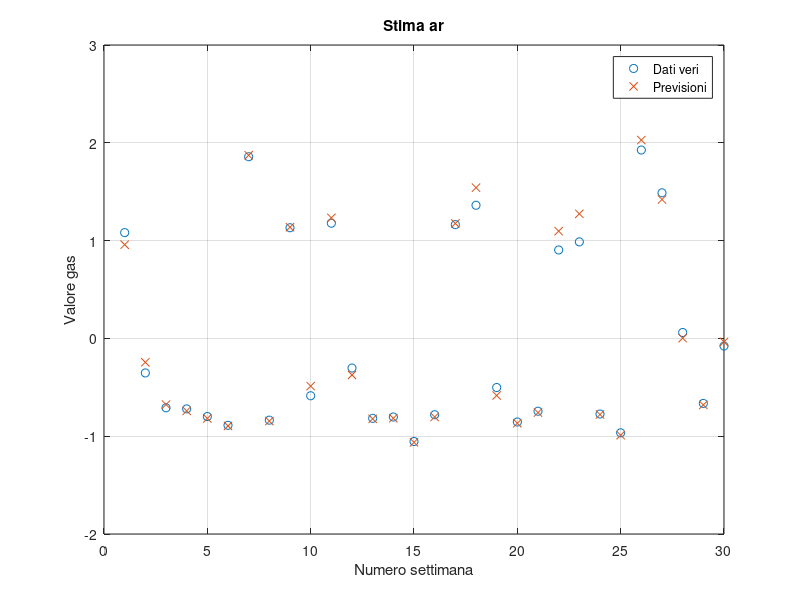
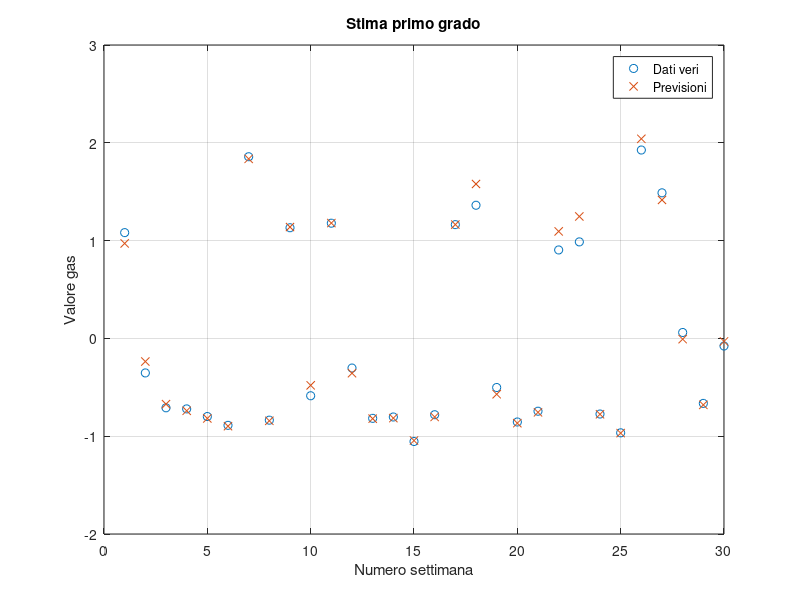
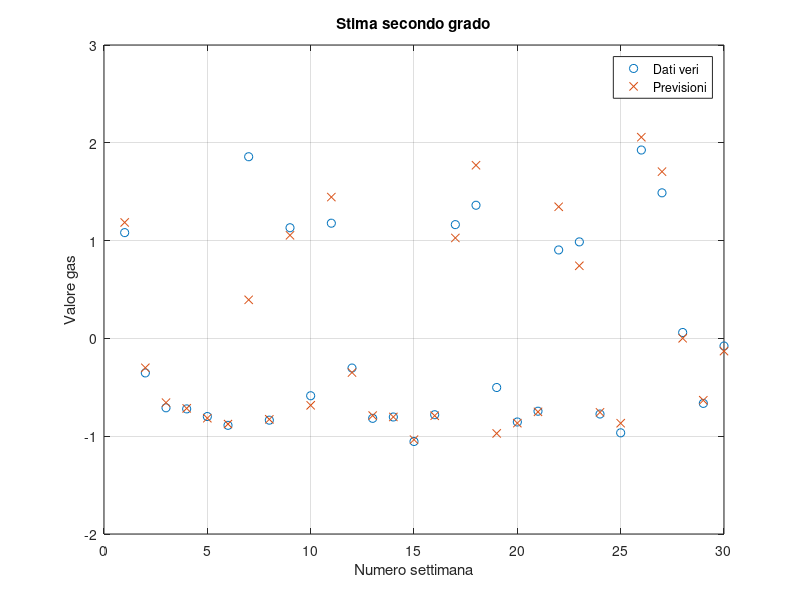
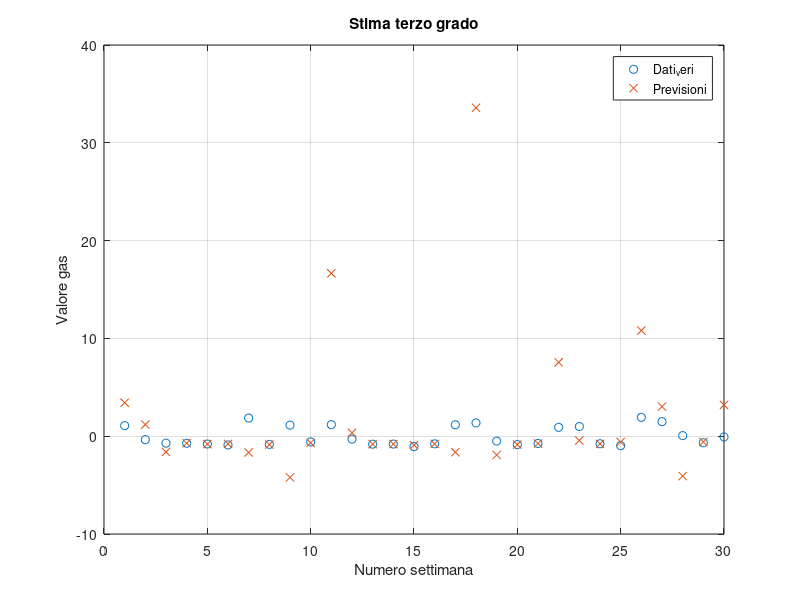

MATLAB code to generate these figures, in order:
clc 
clear
close all 

load outputIdentificazione.mat
load deviazione.mat
load media.mat
load inputIdentificazione.mat

load outputValidazione.mat
load inputValidazione.mat
%%
[row_identificazione, column_identificazione] = size(inputIdentificazione);
[row_validazione, column_validazione] = size(outputValidazione);

numeroSettimaneDellaPhi = row_identificazione;
numeroVariabili = 7; % ovvero 7 giorni

%% blocco da 1
gradoDesiderato = 2;
phi_blocchiDaUno_2grado = ones(numeroSettimaneDellaPhi, numeroVariabili * gradoDesiderato);
phi_linear = [ones(row_identificazione, 1), inputIdentificazione];

k = 1;
for i= 1 : gradoDesiderato % la i serve a fare le potenze
    for j= 1 : numeroVariabili % mi aiuta a tener conto delle posizioni
        vect = phi_linear(:, j+1); % il +1 esclude il primo vettore di soli uni
        phi_blocchiDaUno_2grado(:, k) = vect.^i;
        k = k + 1;
    end
end

%% blocco da 2 pari

phi_bloccoDaDuePrimo_2grado = ones(numeroSettimaneDellaPhi,1); % giusto per ricordarmi che sono tot settimane
vect = 0;
k = 1;
for i= 1 : numeroVariabili
    for j= i+1 : numeroVariabili
        for z= 2: gradoDesiderato 
            if(mod(z, 2) == 0)
                vect = (phi_linear(:, i+1).^(z/2)).* phi_linear(:, j+1).^(z/2); 
                phi_bloccoDaDuePrimo_2grado(:, k) = vect;
                k = k+1;
            end
        end
    end
end

%% blocco da 1 
gradoDesiderato = 3;

phi_blocchiDaUno_3grado = ones(numeroSettimaneDellaPhi, numeroVariabili * gradoDesiderato);

numeroVariabili = 7; % ovvero 7 variabili

k = 1;
for i= 1 : gradoDesiderato % la i serve a fare le potenze
    for j= 1 : numeroVariabili % mi aiuta a tener conto delle posizioni
        vect = phi_linear(:, j+1); % il +1 esclude il primo vettore di soli uni
        phi_blocchiDaUno_3grado(:, k) = vect.^i;
        k = k + 1;
    end
end

%% blocco da 2 pari

phi_bloccoDaDuePrimo_3grado = ones(numeroSettimaneDellaPhi,1); % giusto per ricordarmi che sono tot settimane
vect = 0;
k = 1;
for i= 1 : numeroVariabili
    for j= i+1 : numeroVariabili
        for z= 2: gradoDesiderato 
            if(mod(z, 2) == 0)
                vect = (phi_linear(:, i+1).^(z/2)).* phi_linear(:, j+1).^(z/2); 
                phi_bloccoDaDuePrimo_3grado(:, k) = vect;
                k = k+1;
            end
        end
    end
end

%% blocco da 2 dispari

phi_bloccoDaDueSecondo_3grado = ones(numeroSettimaneDellaPhi, 1);
c = 1;
for a= 1 : numeroVariabili
    for b= 1 : numeroVariabili
        if(a ~= b)
           for k= 1 : gradoDesiderato % da controllare con un if
                for j= k+1 : gradoDesiderato
                    %disp(j)
                    if(k+j <= gradoDesiderato)
                        vect = (phi_linear(:, a).^j).* phi_linear(:, b).^ k;
                        phi_bloccoDaDueSecondo_3grado(:, c) = vect;
                        c = c + 1;
                    end
                end
           end
        end
    end
end

phi_bloccoDaDue_3grado = [phi_bloccoDaDuePrimo_3grado, phi_bloccoDaDueSecondo_3grado];

%% blocco da 3

phi_bloccoDaTrePrimo_3grado = ones(numeroSettimaneDellaPhi,1); % giusto per ricordarmi che sono tot settimane
vect = 0;
k = 1;
for a= 1 : numeroVariabili
    for b= a+1 : numeroVariabili
        for c= b+1 : numeroVariabili
           
            for z= 3: gradoDesiderato 
                if(mod(z, 3) == 0)
                    vect = (phi_linear(:, a+1).^(z/3)).* (phi_linear(:, b+1).^(z/3)).* phi_linear(:, c+1).^(z/3); 
                    phi_bloccoDaTrePrimo_3grado(:, k) = vect;
                    k = k+1;
                end
            end
            
        end
    end
end

%% blocco da 1 validazione
gradoDesiderato = 2;
phi_blocchiDaUno_2grado_val = ones(row_validazione, numeroVariabili * gradoDesiderato);

numeroVariabili = 7; % ovvero 7 variabili
phi_linear = [ones(row_validazione, 1), inputValidazione];

k = 1;
for i= 1 : gradoDesiderato % la i serve a fare le potenze
    for j= 1 : numeroVariabili % mi aiuta a tener conto delle posizioni
        vect = phi_linear(:, j+1); % il +1 esclude il primo vettore di soli uni
        phi_blocchiDaUno_2grado_val(:, k) = vect.^i;
        k = k + 1;
    end
end

%% blocco da 2 pari validazione

phi_bloccoDaDuePrimo_2grado_val = ones(row_validazione,1); % giusto per ricordarmi che sono tot settimane
vect = 0;
k = 1;
for i= 1 : numeroVariabili
    for j= i+1 : numeroVariabili
        for z= 2: gradoDesiderato 
            if(mod(z, 2) == 0)
                vect = (phi_linear(:, i+1).^(z/2)).* phi_linear(:, j+1).^(z/2); 
                phi_bloccoDaDuePrimo_2grado_val(:, k) = vect;
                k = k+1;
            end
        end
    end
end

%% blocco da 1 validazione
gradoDesiderato = 3;

numeroVariabili = 7; % ovvero 7 variabili
phi_linear = [ones(row_validazione, 1), inputValidazione];
phi_blocchiDaUno_3grado_val = ones(row_validazione, numeroVariabili * gradoDesiderato);

k = 1;
for i= 1 : gradoDesiderato % la i serve a fare le potenze
    for j= 1 : numeroVariabili % mi aiuta a tener conto delle posizioni
        vect = phi_linear(:, j+1); % il +1 esclude il primo vettore di soli uni
        phi_blocchiDaUno_3grado_val(:, k) = vect.^i;
        k = k + 1;
    end
end

%% blocco da 2 pari validazione

phi_bloccoDaDuePrimo_3grado_val = ones(row_validazione,1); % giusto per ricordarmi che sono tot settimane
vect = 0;
k = 1;
for i= 1 : numeroVariabili
    for j= i+1 : numeroVariabili
        for z= 2: gradoDesiderato 
            if(mod(z, 2) == 0)
                vect = (phi_linear(:, i+1).^(z/2)).* phi_linear(:, j+1).^(z/2); 
                phi_bloccoDaDuePrimo_3grado_val(:, k) = vect;
                k = k+1;
            end
        end
    end
end

%% blocco da 2 dispari validazione

phi_bloccoDaDueSecondo_3grado_val = ones(row_validazione, 1);
c = 1;
contatore = 0;
for a= 1 : numeroVariabili
    for b= 1 : numeroVariabili
        if(a ~= b)
           for k= 1 : gradoDesiderato % da controllare con un if
                for j= k+1 : gradoDesiderato
                    %disp(j)
                    if(k+j <= gradoDesiderato)
                        vect = (phi_linear(:, a).^j).* phi_linear(:, b).^ k;
                        phi_bloccoDaDueSecondo_3grado_val(:, c) = vect;
                        c = c + 1;
                        contatore = contatore + 1;
                    end
                end
           end
        end
    end
end
disp(contatore)
phi_bloccoDaDue_3grado_val = [phi_bloccoDaDuePrimo_3grado_val, phi_bloccoDaDueSecondo_3grado_val];

%% blocco da 3 validazione

phi_bloccoDaTrePrimo_3grado_val = ones(row_validazione,1); % giusto per ricordarmi che sono tot settimane
vect = 0;
k = 1;
for a= 1 : numeroVariabili
    for b= a+1 : numeroVariabili
        for c= b+1 : numeroVariabili
           
            for z= 3: gradoDesiderato 
                if(mod(z, 3) == 0)
                    vect = (phi_linear(:, a+1).^(z/3)).* (phi_linear(:, b+1).^(z/3)).* phi_linear(:, c+1).^(z/3); 
                    phi_bloccoDaTrePrimo_3grado_val(:, k) = vect;
                    k = k+1;
                end
            end
            
        end
    end
end


%%

X_vect_val = 1:row_validazione;

phi_validazione_ar = inputValidazione;
phi_validazione_1 = [ones(row_validazione, 1), inputValidazione];
phi_validazione_2 = [ones(row_validazione, 1), phi_blocchiDaUno_2grado_val, phi_bloccoDaDuePrimo_2grado_val];
phi_validazione_3 = [ones(row_validazione, 1), phi_blocchiDaUno_3grado_val, phi_bloccoDaDue_3grado_val, phi_bloccoDaTrePrimo_3grado_val];

phi_linear_ar = inputIdentificazione;
phi_linear_1 = [ones(row_identificazione, 1), inputIdentificazione];
phi_linear_2 = [ones(row_identificazione, 1), phi_blocchiDaUno_2grado, phi_bloccoDaDuePrimo_2grado];
phi_linear_3 = [ones(row_identificazione, 1), phi_blocchiDaUno_3grado, phi_bloccoDaDue_3grado, phi_bloccoDaTrePrimo_3grado];

[theta_ar, std_ar] = lscov(phi_linear_ar, outputIdentificazione);
[theta_1, std_1] = lscov(phi_linear_1, outputIdentificazione);
[theta_2, std_2] = lscov(phi_linear_2, outputIdentificazione);
[theta_3, std_3] = lscov(phi_linear_3, outputIdentificazione);

model_gasST_group = [theta_1, std_1];

ordinataStimata_ar = phi_validazione_ar * theta_ar;
ordinataStimata_1 = phi_validazione_1 * theta_1;
ordinataStimata_2 = phi_validazione_2 * theta_2;
ordinataStimata_3 = phi_validazione_3 * theta_3;

figure(1)
plot(X_vect_val, outputValidazione, 'o');
hold on
grid on
plot(X_vect_val, ordinataStimata_ar, 'x');
legend('Dati veri', 'Previsioni')
title('Stima ar')
xlabel('Numero settimana')
ylabel('Valore gas')

figure(2)
xlabel('Numero settimana')
ylabel('Valore gas')
plot(X_vect_val, outputValidazione, 'o');
hold on
grid on
plot(X_vect_val, ordinataStimata_1, 'x');
legend('Dati veri', 'Previsioni')
title('Stima primo grado')
xlabel('Numero settimana')
ylabel('Valore gas')

figure(3)
plot(X_vect_val, outputValidazione, 'o');
hold on
grid on
plot(X_vect_val, ordinataStimata_2, 'x');
legend('Dati veri', 'Previsioni')
title('Stima secondo grado')
xlabel('Numero settimana')
ylabel('Valore gas')

figure(4)
plot(X_vect_val, outputValidazione, 'o');
hold on
grid on
plot(X_vect_val, ordinataStimata_3, 'x');
legend('Dati_veri', 'Previsioni')
title('Stima terzo grado')
xlabel('Numero settimana')
ylabel('Valore gas')

%% calcolo dei vari SSR ed MSE in identificazione
ordinataIdentificazione_ar = phi_linear_ar * theta_ar;
ordinataIdentificazione_1 = phi_linear_1 * theta_1;
ordinataIdentificazione_2 = phi_linear_2 * theta_2;
ordinataIdentificazione_3 = phi_linear_3 * theta_3;

residui_ar_identificazione = outputIdentificazione  - ordinataIdentificazione_ar; 
residui_1_identificazione = outputIdentificazione  - ordinataIdentificazione_1;
residui_2_identificazione = outputIdentificazione  - ordinataIdentificazione_2;
residui_3_identificazione = outputIdentificazione  - ordinataIdentificazione_3;

SSR_ar_identificazione = sum(residui_ar_identificazione.^2);
SSR_1_identificazione = sum(residui_1_identificazione.^2);
SSR_2_identificazione = sum(residui_2_identificazione.^2);
SSR_3_identificazione = sum(residui_3_identificazione.^2);

%% calcolo dei vari SSR ed MSE in validazione

residui_ar = outputValidazione - ordinataStimata_ar;
residui_quadrato_ar = residui_ar.^2;
SSR_ar = sum(residui_quadrato_ar);

residui_1 = outputValidazione - ordinataStimata_1;
residui_quadrato_1 = residui_1.^2;
SSR_1 = sum(residui_quadrato_1);
 
residui_2 = outputValidazione - ordinataStimata_2;
residui_quadrato_2 = residui_2.^2;
SSR_2 = sum(residui_quadrato_2);

residui_3 = outputValidazione - ordinataStimata_3;
residui_quadrato_3 = residui_3.^2;
SSR_3 = sum(residui_quadrato_3);

residui_ar_max = max(abs(residui_ar));
residui_1_max = max(abs(residui_1));
residui_2_max = max(abs(residui_2));
residui_3_max = max(abs(residui_3));

diff = outputValidazione - ordinataStimata_ar;
MSE_ar = mean(diff.^2);
diff = outputValidazione - ordinataStimata_1;
MSE_1 = mean(diff.^2);
diff = outputValidazione - ordinataStimata_2;
MSE_2 = mean(diff.^2);
diff = outputValidazione - ordinataStimata_3;
MSE_3 = mean(diff.^2);

%% intervalli di confidenza

[row_theta, column_theta] = size(theta_1);
n_meno_q = row_identificazione - row_theta;

t_critic = tinv(0.95, n_meno_q);

confInt = [(theta_1 - t_critic * std_1), (theta_1 + t_critic * std_1)];
